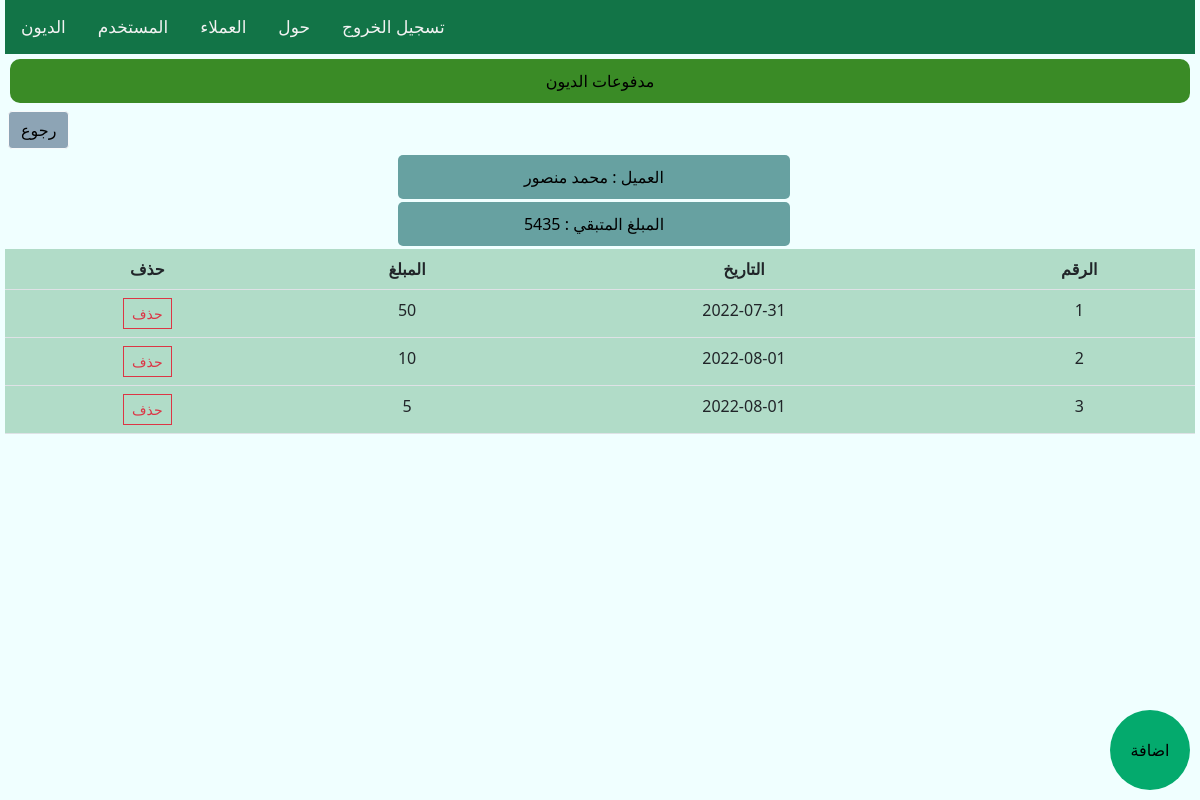
Screenshot of /paymentcredit.php?id=77BDA68E-D577-44A0-B273-EB827AAAFA36 (signed in) with the database file from the repository.
### tables this page shows
CREATE TABLE [TblCredit](
  [Id_Credit] UNIQUEIDENTIFIER PRIMARY KEY NOT NULL, 
  [id_client] UNIQUEIDENTIFIER, 
  [id_user] UNIQUEIDENTIFIER, 
  [DateCredit] DATETIME, 
  [PriceCredit] FLOAT, 
  [DayCredit] FLOAT, 
  [TypeCredit] INTEGER, 
  [Remark] TEXT);

CREATE TABLE [TblClient](
  [ID_Client] GUID PRIMARY KEY, 
  [Name] TEXT, 
  [Address] TEXT, 
  [Phone1] TEXT, 
  [Phone2] TEXT, 
  [id_user] TEXT);

CREATE TABLE [TblDeliveryCredit](
  [Id_Delivery] UNIQUEIDENTIFIER PRIMARY KEY, 
  [DateDelivery] DATETIME, 
  [Price] FLOAT, 
  [Id_Credit] UNIQUEIDENTIFIER REFERENCES [TblCredit]([Id_Credit]) ON DELETE CASCADE ON UPDATE CASCADE);

### controlers.php (called while the page is built, shortened)
<?php
function load_credit_client($aCon,$id_credit)
{
  $credit_client = new Tcredit_client ;
  $qry = $aCon->prepare(SQL_CREDIT_CLIENT);
  $qry->bindValue(":id_credit",  ($id_credit));
  $qry->execute();
  foreach( $qry as $rows ){
  $credit_client->id_credit = $rows[0];
  $credit_client->namecleint = $rows[1];
  $credit_client->pricecredit = $rows[2];
  }
  return $credit_client ;
}
function GetAllpaymentCredit($aCon , $id_credit )
{
  $qry = $aCon->query(SQL_ALLPAYMENT_CREDIT);
  $qry->bindValue(":id_credit",$id_credit );
  $qry->execute();
  return   $qry;
}

### paymentcredit.php (the view, shortened to what this page needs)
<?php
include_once 'template_page.php';
include_once 'controlers.php';
echo $begin_template;
$id_credit = "";
if (isset($_GET['id'])){
    $id_credit = $_GET['id'] ;
}
$credit_client =  load_credit_client($con , $id_credit);
?>
<div class='row'>
    <div class='col-lg-12'>
        <div class='toppage objects-align-right'>مدفوعات  الديون
        </div>
        <div class="div_btn_return">
            <input type="button" class="btn-reutre btn btn-light" value="رجوع" onclick="location.href = 'credit.php';" >
        </div>
        <div class='toppage objects-align-right credit_client' > <?php  echo " العميل "." : ".$credit_client->namecleint ?>
        </div>
        <div class='toppage objects-align-right credit_client'> <?php  echo " المبلغ المتبقي "." : ".$credit_client->pricecredit ?>
        </div>
        <div class='table-responsive'>
            <table class='table'>
                <tr>
                    <th>حذف</th>
                    <th>المبلغ</th>
                    <th>التاريخ</th>
                    <th>الرقم</th>
                </tr>
                <?php
$i = 1;
 $qry = GetAllpaymentCredit($con , $id_credit);
foreach ($qry as $row) {
?>
                <tr>
                    <td>
                        <button class="delete_payment btn btn-outline-danger btn-sm rounded-0" type="button" data-toggle="tooltip"
                            data-placement="top" title="حذف" data-id="<?php echo $row[0] ?>" value="<?php echo $id_credit ?>"   > حذف
                        </button>
                    </td>
                    <td><?php echo $row[2] ; ?></td>
                    <td><?php echo $row[1] ; ?></td>
                    <td><?php echo $i++ ;?></td>
                </tr>
                <?php
}
?>
            </table>
        </div>
        <input type="button" class="mybtn" value="اضافة" onclick="location.href =
         'detailpaymentcredit.php?id=<?php echo $id_credit ?>';" >
    </div>
</div>
<?php
echo $end_template;

### css/style.css (style rules this page uses)
body { background-color: azure; height: 200px; padding: 0px 5px; }
.toppage { background-color: #3a8b26; text-align: center; padding: 10px; border-radius: 10px; margin: 5px; color: black; }
.table { text-align: center; margin: 0px ; }
.mybtn { background-color: #04AA6D; border: 0px solid; width: 80px; height: 80px; float: right; position: fixed; border-radius: 50%; right: 10px; bottom: 10px; }
.div_btn_return { padding: 3px; }
.btn-reutre { background-color: #3c5a788c; }
.credit_client { padding: 10px; margin: 3px 33%; width: 33%; background-color: rgb(103, 161, 161); border-radius: 5px; }
.table tr { background-color: rgb(93 175 128 / 43%); margin-top: 10px ; }

### rows the page displays
tblcredit: id_client.Name "محمد منصور"
tbldeliverycredit: Price "50", DateDelivery "2022-07-31"
tbldeliverycredit: Price "10", DateDelivery "2022-08-01"
tbldeliverycredit: Price "5", DateDelivery "2022-08-01"

### other values shown
$credit_client->pricecredit "5435"
